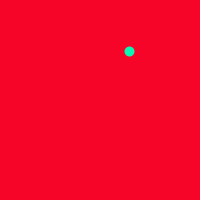
Frame 1 (no input)
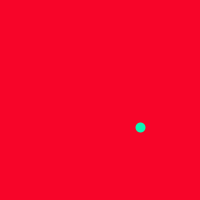
Frame 60 (the mouse pressed at the canvas centre just before this capture)
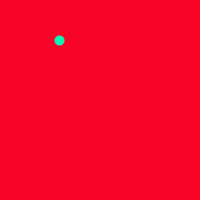
Frame 120 (the mouse held since frame 60 and released just before this capture)

The Processing sketch that drew these frames (run headless with seeded random() and noise(); from frame 60 on, the mouse is pressed at the canvas centre):

// Processing sketch: processing_96257
// ── processing_96257.pde

int x=0;
int y=0;
 
void setup()
{
size(200,200);
background(27,38,224);
frameRate(10);
}
 
void draw()
{
background(247,5,41);
strokeWeight(10);
stroke(11,246,180);
point(random(0,200),random(0,200));
}
